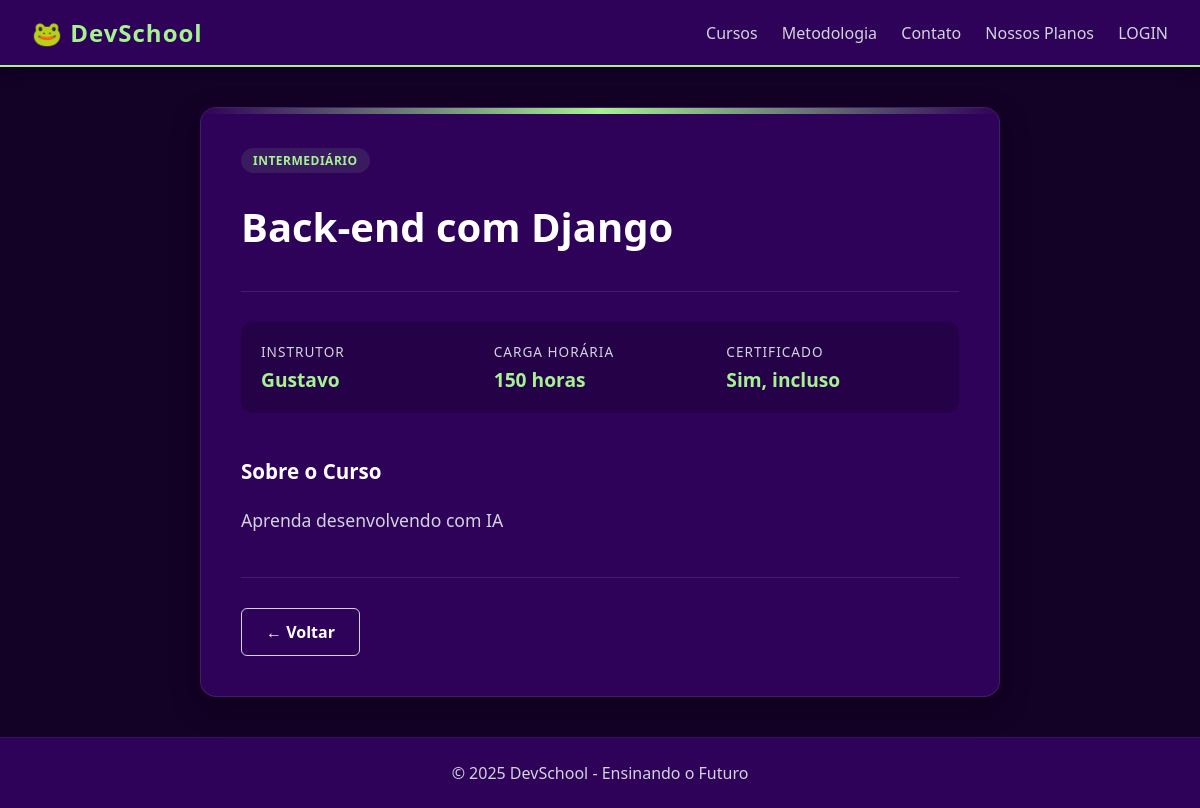
The app's page /curso/1/ with its own data.
### app/models.py (models this page shows, shortened)
class Curso(models.Model):
    nome = models.CharField(max_length=200)
    instrutor = models.CharField(max_length=100)
    carga_horaria = models.IntegerField()
    NIVEL_CHOICES = [
        ('Iniciante', 'Iniciante'),
        ('Intermediário', 'Intermediário'),
        ('Avançado', 'Avançado'),
    ]
    nivel = models.CharField(max_length=50, choices=NIVEL_CHOICES, default='Iniciante')
    descricao = models.CharField(max_length=1000, default ='')

### app/views.py (the view)
# urls.py: path('curso/<int:pk>/', views.curso_detalhe_view, name='curso_detalhe'),
def curso_detalhe_view(request, pk):
    curso = get_object_or_404(Curso, pk=pk)
    return render(request, 'curso_detalhe.html', {'curso': curso})

### app/templates/curso_detalhe.html (shortened to what this page needs)
{% extends 'base.html' %}
{% block conteudo %}
  <div class="detail-wrapper">
    <div class="detail-card">
      <div class="detail-header">
        <span class="badge-level">{{ curso.nivel }}</span>
        <h1 class="detail-title">{{ curso.nome }}</h1>
      </div>
      <div class="detail-stats">
        <div class="stat-item">
            <label>Instrutor</label>
            <span>{{ curso.instrutor }}</span>
        </div>
        <div class="stat-item">
            <label>Carga Horária</label>
            <span>{{ curso.carga_horaria }} horas</span>
        </div>
        <div class="stat-item">
            <label>Certificado</label>
            <span>Sim, incluso</span>
        </div>
      </div>
      <div class="detail-description">
        <h3 style="color: var(--text-main); margin-bottom: 15px;">Sobre o Curso</h3>
        {{ curso.descricao|linebreaks }}
      </div>
      <div class="detail-actions" style="justify-content: space-between; align-items: center;">
        <div>
            <a href="/" class="btn btn-outline" style="text-decoration: none;">
                ← Voltar
            </a>
        </div>
      </div>
    </div>
  </div>
{% endblock %}

### app/static/style.css (style rules this page uses)
:root { --background-color: #140126; --primary-surface: #2E0259; --accent-color: #A6F291; --contrast-text: #022601; --text-main: #ffffff; --text-secondary: #d1d5db; }
* { margin: 0; padding: 0; box-sizing: border-box; }
body { font-family: 'Segoe UI', Tahoma, Geneva, Verdana, sans-serif; background-color: var(--background-color); color: var(--text-main); display: flex; flex-direction: column; min-height: 100vh; }
h1, h3 { color: var(--text-main); margin-bottom: 20px; }
label { color: var(--text-secondary); font-weight: 500; font-size: 0.95rem; }
.btn { padding: 12px 24px; border-radius: 6px; font-weight: bold; font-size: 1rem; cursor: pointer; border: none; transition: transform 0.2s, opacity 0.2s; display: inline-block; text-align: center; }
.btn-outline { background: transparent; border: 1px solid var(--text-secondary); color: var(--text-main); }
.badge-level { display: inline-block; background-color: rgba(166, 242, 145, 0.1); color: var(--accent-color); font-size: 0.75rem; font-weight: bold; padding: 4px 12px; border-radius: 20px; text-transform: uppercase; letter-spacing: 0.5px; margin-bottom: 15px; }
.detail-wrapper { max-width: 800px; margin: 40px auto; }
.detail-card { background-color: var(--primary-surface); border: 1px solid rgba(255, 255, 255, 0.1); border-radius: 16px; padding: 40px; box-shadow: 0 10px 30px rgba(0, 0, 0, 0.3); position: relative; overflow: hidden; }
.detail-card::before { content: ''; position: absolute; top: 0; left: 0; width: 100%; height: 6px; background: linear-gradient(90deg, var(--primary-surface), var(--accent-color), var(--primary-surface)); }
.detail-header { margin-bottom: 30px; border-bottom: 1px solid rgba(255, 255, 255, 0.1); padding-bottom: 20px; }
.detail-title { color: var(--text-main); font-size: 2.5rem; margin-top: 15px; line-height: 1.2; }
.detail-stats { display: grid; grid-template-columns: repeat(auto-fit, minmax(200px, 1fr)); gap: 20px; margin-bottom: 40px; background-color: rgba(0, 0, 0, 0.2); padding: 20px; border-radius: 12px; }
.stat-item label { display: block; color: var(--text-secondary); font-size: 0.85rem; text-transform: uppercase; letter-spacing: 1px; margin-bottom: 5px; }
.stat-item span { color: var(--accent-color); font-size: 1.2rem; font-weight: bold; }
.detail-description { color: var(--text-secondary); font-size: 1.1rem; line-height: 1.8; margin-bottom: 40px; }
.detail-description h3 { color: var(--text-main); margin-top: 20px; }
.detail-actions { display: flex; gap: 15px; border-top: 1px solid rgba(255, 255, 255, 0.1); padding-top: 30px; }
:root { --danger-color: #ef4444; --danger-hover: #dc2626; }

### records on screen
Curso: nivel "INTERMEDIÁRIO", nome "Back-end com Django", instrutor "Gustavo", carga_horaria "150", descricao "Aprenda desenvolvendo com IA"
